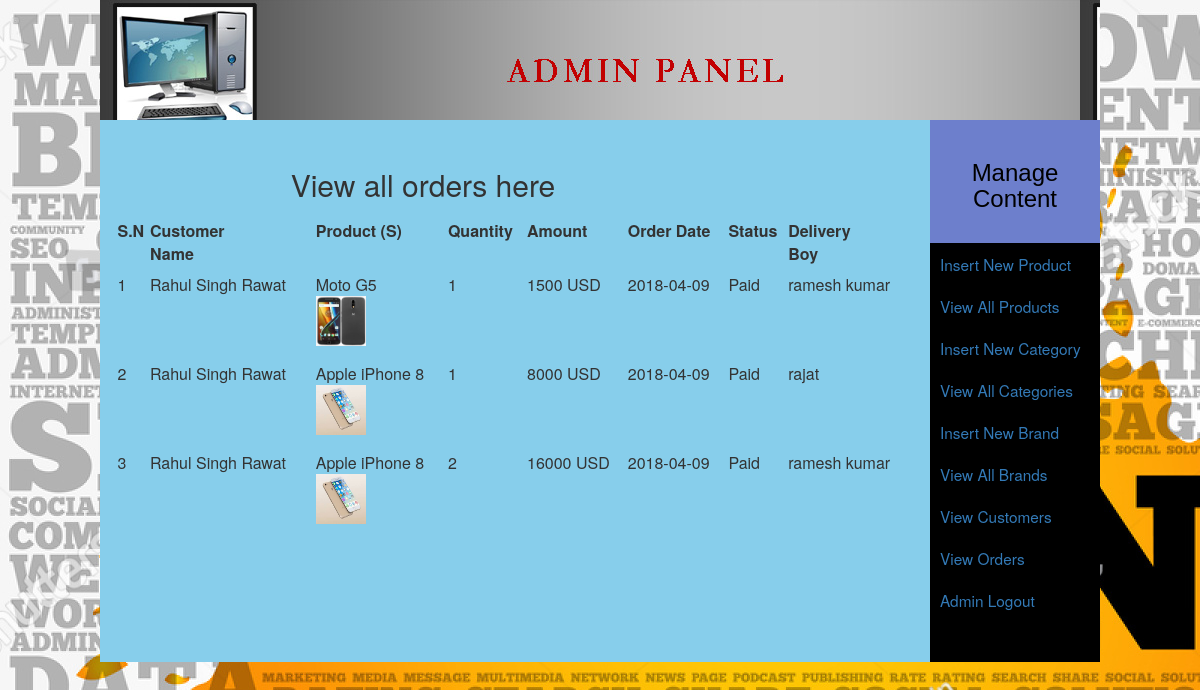
The app's page /admin_area/index.php?view_orders (signed in) with its own data.
### tables this page shows
CREATE TABLE `orders` (
  `order_id` int(100) NOT NULL,
  `p_id` int(100) NOT NULL,
  `c_id` int(100) NOT NULL,
  `qty` int(100) NOT NULL,
  `amount` int(100) NOT NULL,
  `currency` varchar(255) NOT NULL,
  `invoice_no` int(100) NOT NULL,
  `status` text NOT NULL,
  `order_date` date NOT NULL,
  `order_delivery` int(10) NOT NULL
);

CREATE TABLE `customers` (
  `customer_id` int(10) NOT NULL,
  `customer_ip` varchar(255) NOT NULL,
  `customer_name` text NOT NULL,
  `customer_email` varchar(100) NOT NULL,
  `customer_pass` varchar(100) NOT NULL,
  `customer_country` text NOT NULL,
  `customer_city` text NOT NULL,
  `customer_contact` varchar(255) NOT NULL,
  `customer_address` text NOT NULL,
  `customer_image` text NOT NULL,
  `customer_secret` varchar(255) NOT NULL
);

CREATE TABLE `products` (
  `product_id` int(100) NOT NULL,
  `product_cat` int(100) NOT NULL,
  `product_brand` int(100) NOT NULL,
  `product_title` varchar(255) NOT NULL,
  `product_price` int(100) NOT NULL,
  `product_desc` text NOT NULL,
  `product_image` text NOT NULL,
  `product_keywords` text NOT NULL
);

CREATE TABLE `delivery` (
  `d_id` int(10) NOT NULL,
  `d_name` varchar(255) NOT NULL,
  `d_email` varchar(255) NOT NULL,
  `d_password` varchar(100) NOT NULL,
  `d_phone` varchar(10) NOT NULL
);

### admin_area/view_orders.php (the view, shortened to what this page needs)
<?php
if(!isset($_SESSION['user_email'])){
	echo "<script>window.open('login.php?not_admin=You are not an Admin!','_self')</script>";
}
else {
?>
<table width="795" align="center" class="bg-blueviolet">
	<tr align="center">
		<td colspan="6"><h2>View all orders here</h2></td>
	</tr>
	<tr align="center" bgcolor="skyblue">
		<th>S.N</th>
		<th>Customer<br>Name</th>
		<th>Product (S)</th>
		<th>Quantity</th>
		<th>Amount</th>
		<th>Order Date</th>
		<th>Status</th>
		<th>Delivery<br>Boy</th>
	</tr>
	<?php
	include("includes/db.php");
	$get_order = "select * from orders order by order_date desc";
	$run_order = mysqli_query($con, $get_order);
	$i = 0;
	while ($row_order=mysqli_fetch_array($run_order)){
		$order_id = $row_order['order_id'];
		$qty = $row_order['qty'];
		$amt = $row_order['amount'];
		$curr = $row_order['currency'];
		$status = $row_order['status'];
		$pro_id = $row_order['p_id'];
		$c_id = $row_order['c_id'];
		$order_date = $row_order['order_date'];
		$del_id = $row_order['order_delivery'];
		$i++;
		$get_pro = "select * from products where product_id='$pro_id'";
		$run_pro = mysqli_query($con, $get_pro);
		$row_pro=mysqli_fetch_array($run_pro);
		$pro_image = $row_pro['product_image'];
		$pro_title = $row_pro['product_title'];
		$get_c = "select * from customers where customer_id='$c_id'";
		$run_c = mysqli_query($con, $get_c);
		$row_c=mysqli_fetch_array($run_c);
		$c_name = $row_c['customer_name'];
	?>
	<tr align="left">
		<td><?php echo $i;?></td>
		<td><?php echo $c_name;?></td>
		<td>
		<?php echo $pro_title;?><br>
		<img src="../admin_area/product_images/<?php echo $pro_image;?>" width="50" height="50" />
		</td>
		<td><?php echo $qty;?></td>
		<td><?php echo $amt.' ' .$curr;?></td>
		<td><?php echo $order_date;?></td>
		<?php
		if($status == 'Shipped' || $status=='Paid')
			echo "<td >$status</td>";
		else
			echo "<td ><a href='index.php?confirm_order= $order_id' style='color:red'>Ship Order</a></td>";
		?>
		<?php
		if($del_id == 0)
			echo "<td >None</td>";
		else{
			$q_name = "select d_name from delivery where d_id = '$del_id'";
			$run_name = mysqli_query($con, $q_name);
			$fetch_name = mysqli_fetch_array($run_name);
			$fetch_name_del = $fetch_name['d_name'];
			echo "<td >$fetch_name_del</td>";
		}
		?>
	</tr>
	<?php } ?>
</table>
<?php } ?>

### admin_area/styles/style.css (style rules this page uses)
html, body, div, span, applet, object, iframe, h1, h2, h3, h4, h5, h6, p, blockquote, pre, a, abbr, acronym, address, big, cite, code, del, dfn, em, img, ins, kbd, q, s, samp, small, strike, strong, sub, sup, tt, var, b, u, i, center, dl, dt, dd, ol, ul, li, fieldset, form, label, legend, table, caption, tbody, tfoot, thead, tr, th, td, article, aside, canvas, details, embed, figure, figcaption, footer, header, hgroup, menu, nav, output, ruby, section, summary, time, mark, audio, video { margin: 0; padding: 0; border: 0; vertical-align: baseline; }
body { background-attachment: fixed; }
table { border-collapse: collapse !important; margin:0 auto !important; float:none !important; }
td { padding-top: .5em !important; padding-bottom: .5em !important; }

### records on screen
orders: customers.customer_name "Rahul Singh Rawat", products.product_title "Moto G5", products.product_image (picture), qty "1", amount "1500", currency "USD", order_date "2018-04-09", status "Paid", delivery.d_name "ramesh kumar"
orders: customers.customer_name "Rahul Singh Rawat", products.product_title "Apple iPhone 8", products.product_image (picture), qty "1", amount "8000", currency "USD", order_date "2018-04-09", status "Paid", delivery.d_name "rajat"
orders: customers.customer_name "Rahul Singh Rawat", products.product_title "Apple iPhone 8", products.product_image (picture), qty "2", amount "16000", currency "USD", order_date "2018-04-09", status "Paid", delivery.d_name "ramesh kumar"
